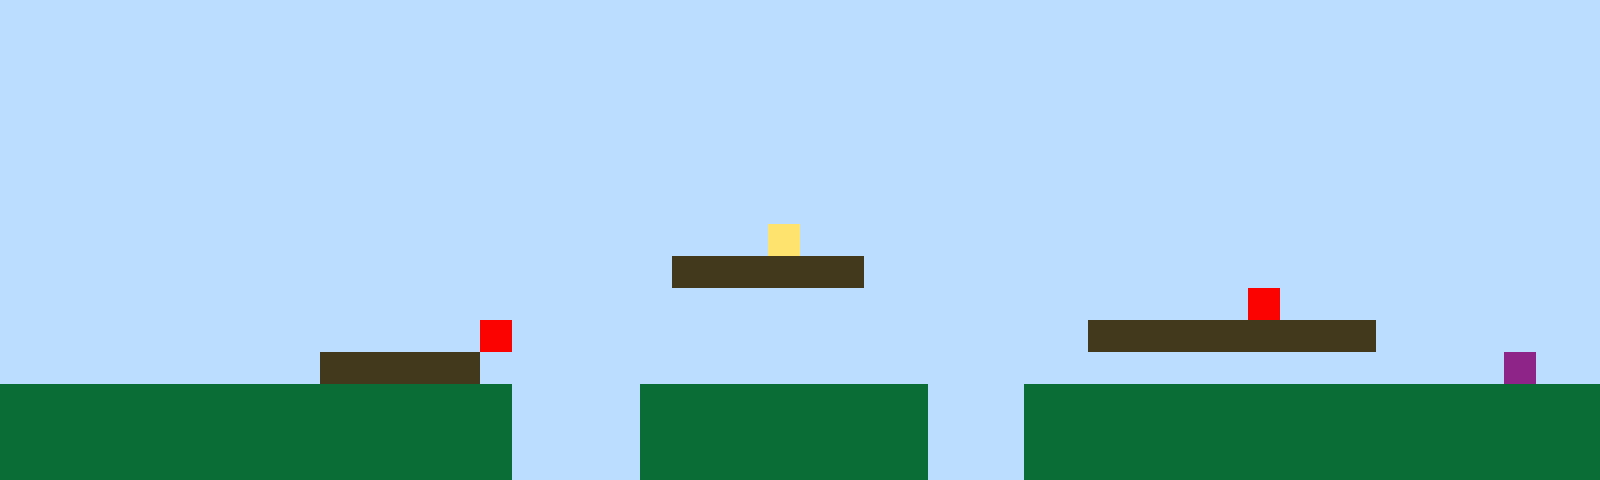

A level layout from a 2D game, rendered from its tile map. Below: a short description, then the map file with its tile-grid data intact:
An orthogonal 50x15 tile map with 32x32 px tiles, 1 tile layer (Tile Layer 1).

<map version="1.10" tiledversion="1.11.2" orientation="orthogonal" renderorder="right-up" width="50" height="15" tilewidth="32" tileheight="32" infinite="0" nextlayerid="2" nextobjectid="1"><editorsettings><export target="map1.csv" format="csv" /></editorsettings><tileset firstgid="1" name="sprites" tilewidth="32" tileheight="32" tilecount="6" columns="3"><image source="sprites.png" width="96" height="64" /></tileset><layer id="1" name="Tile Layer 1" width="50" height="15"><data encoding="csv">1,1,1,1,1,1,1,1,1,1,1,1,1,1,1,1,1,1,1,1,1,1,1,1,1,1,1,1,1,1,1,1,1,1,1,1,1,1,1,1,1,1,1,1,1,1,1,1,1,1,1,1,1,1,1,1,1,1,1,1,1,1,1,1,1,1,1,1,1,1,1,1,1,1,1,1,1,1,1,1,1,1,1,1,1,1,1,1,1,1,1,1,1,1,1,1,1,1,1,1,1,1,1,1,1,1,1,1,1,1,1,1,1,1,1,1,1,1,1,1,1,1,1,1,1,1,1,1,1,1,1,1,1,1,1,1,1,1,1,1,1,1,1,1,1,1,1,1,1,1,1,1,1,1,1,1,1,1,1,1,1,1,1,1,1,1,1,1,1,1,1,1,1,1,1,1,1,1,1,1,1,1,1,1,1,1,1,1,1,1,1,1,1,1,1,1,1,1,1,1,1,1,1,1,1,1,1,1,1,1,1,1,1,1,1,1,1,1,1,1,1,1,1,1,1,1,1,1,1,1,1,1,1,1,1,1,1,1,1,1,1,1,1,1,1,1,1,1,1,1,1,1,1,1,1,1,1,1,1,1,1,1,1,1,1,1,1,1,1,1,1,1,1,1,1,1,1,1,1,1,1,1,1,1,1,1,1,1,1,1,1,1,1,1,1,1,1,1,1,1,1,1,1,1,1,1,1,1,1,1,1,1,1,1,1,1,1,1,1,1,1,1,1,1,1,1,1,1,1,1,1,1,1,1,1,1,1,1,1,1,1,1,1,1,1,1,1,1,1,1,1,1,1,1,1,1,1,1,1,1,1,1,1,1,1,1,1,1,1,1,1,1,1,1,4,1,1,1,1,1,1,1,1,1,1,1,1,1,1,1,1,1,1,1,1,1,1,1,1,1,1,1,1,1,1,1,1,1,1,1,1,1,1,1,1,1,1,1,1,1,1,3,3,3,3,3,3,1,1,1,1,1,1,1,1,1,1,1,1,1,1,1,1,1,1,1,1,1,1,1,1,1,1,1,1,1,1,1,1,1,1,1,1,1,1,1,1,1,1,1,1,1,1,1,1,1,1,1,1,1,1,1,1,1,1,1,1,1,1,5,1,1,1,1,1,1,1,1,1,1,1,1,1,1,1,1,1,1,1,1,1,1,1,1,1,5,1,1,1,1,1,1,1,1,1,1,1,1,1,1,1,1,1,1,3,3,3,3,3,3,3,3,3,1,1,1,1,1,1,1,1,1,1,1,1,1,1,1,1,1,3,3,3,3,3,1,1,1,1,1,1,1,1,1,1,1,1,1,1,1,1,1,1,1,1,1,1,1,1,1,1,1,1,1,1,1,1,6,1,1,2,2,2,2,2,2,2,2,2,2,2,2,2,2,2,2,1,1,1,1,2,2,2,2,2,2,2,2,2,1,1,1,2,2,2,2,2,2,2,2,2,2,2,2,2,2,2,2,2,2,2,2,2,2,2,2,2,2,2,2,2,2,2,2,2,2,1,1,1,1,2,2,2,2,2,2,2,2,2,1,1,1,2,2,2,2,2,2,2,2,2,2,2,2,2,2,2,2,2,2,2,2,2,2,2,2,2,2,2,2,2,2,2,2,2,2,1,1,1,1,2,2,2,2,2,2,2,2,2,1,1,1,2,2,2,2,2,2,2,2,2,2,2,2,2,2,2,2,2,2</data></layer></map>
